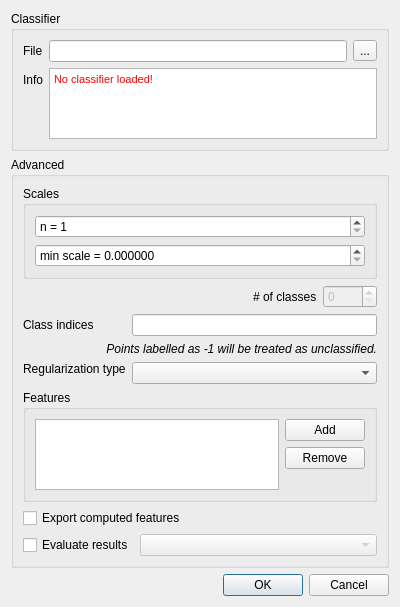
<?xml version="1.0" encoding="UTF-8"?>
<ui version="4.0">
 <class>RFCClassifDialog</class>
 <widget class="QDialog" name="RFCClassifDialog">
  <property name="geometry">
   <rect>
    <x>0</x>
    <y>0</y>
    <width>400</width>
    <height>607</height>
   </rect>
  </property>
  <property name="windowTitle">
   <string>Random Forest Classification</string>
  </property>
  <property name="windowIcon">
   <iconset resource="../qRandomForestClassifier.qrc">
    <normaloff>:/CC/plugin/qRandomForestClassifier/images/icon_classify.png</normaloff>:/CC/plugin/qRandomForestClassifier/images/icon_classify.png</iconset>
  </property>
  <layout class="QVBoxLayout" name="verticalLayout">
   <item>
    <widget class="QGroupBox" name="groupBox">
     <property name="title">
      <string>Classifier</string>
     </property>
     <layout class="QFormLayout" name="formLayout">
      <item row="0" column="0">
       <widget class="QLabel" name="label">
        <property name="text">
         <string>File</string>
        </property>
       </widget>
      </item>
      <item row="0" column="1">
       <layout class="QHBoxLayout" name="horizontalLayout_2">
        <item>
         <widget class="QLineEdit" name="classifFileLineEdit"/>
        </item>
        <item>
         <widget class="QToolButton" name="browseToolButton">
          <property name="text">
           <string>...</string>
          </property>
         </widget>
        </item>
       </layout>
      </item>
      <item row="1" column="0">
       <widget class="QLabel" name="label_2">
        <property name="text">
         <string>Info</string>
        </property>
       </widget>
      </item>
      <item row="1" column="1">
       <widget class="QTextEdit" name="classifInfoTextEdit">
        <property name="html">
         <string>&lt;!DOCTYPE HTML PUBLIC &quot;-//W3C//DTD HTML 4.0//EN&quot; &quot;http://www.w3.org/TR/REC-html40/strict.dtd&quot;&gt;
&lt;html&gt;&lt;head&gt;&lt;meta name=&quot;qrichtext&quot; content=&quot;1&quot; /&gt;&lt;meta charset=&quot;utf-8&quot; /&gt;&lt;style type=&quot;text/css&quot;&gt;
p, li { white-space: pre-wrap; }
hr { height: 1px; border-width: 0; }
li.unchecked::marker { content: &quot;\2610&quot;; }
li.checked::marker { content: &quot;\2612&quot;; }
&lt;/style&gt;&lt;/head&gt;&lt;body style=&quot; font-family:'Segoe UI'; font-size:9pt; font-weight:400; font-style:normal;&quot;&gt;
&lt;p style=&quot; margin-top:0px; margin-bottom:0px; margin-left:0px; margin-right:0px; -qt-block-indent:0; text-indent:0px;&quot;&gt;&lt;span style=&quot; font-family:'MS Shell Dlg 2'; font-size:8pt; color:#ff0000;&quot;&gt;No classifier loaded!&lt;/span&gt;&lt;/p&gt;&lt;/body&gt;&lt;/html&gt;</string>
        </property>
       </widget>
      </item>
     </layout>
    </widget>
   </item>
   <item>
    <widget class="QGroupBox" name="advancedGroupBox">
     <property name="title">
      <string>Advanced</string>
     </property>
     <property name="checked">
      <bool>false</bool>
     </property>
     <layout class="QVBoxLayout" name="verticalLayout_2">
      <item>
       <widget class="QGroupBox" name="useConfThresholdGroupBox">
        <property name="title">
         <string>Scales</string>
        </property>
        <property name="checkable">
         <bool>false</bool>
        </property>
        <property name="checked">
         <bool>false</bool>
        </property>
        <layout class="QVBoxLayout" name="verticalLayout_3">
         <item>
          <widget class="QSpinBox" name="numberScalesSpinBox">
           <property name="toolTip">
            <string>The number of scales to compute.</string>
           </property>
           <property name="prefix">
            <string>n = </string>
           </property>
           <property name="minimum">
            <number>1</number>
           </property>
           <property name="maximum">
            <number>20</number>
           </property>
          </widget>
         </item>
         <item>
          <widget class="QDoubleSpinBox" name="minScaleDoubleSpinBox">
           <property name="toolTip">
            <string>The smallest scale used as a voxel size for the planimetric grid (if the default value -1 is used, its value is automatically estimated).</string>
           </property>
           <property name="prefix">
            <string>min scale = </string>
           </property>
           <property name="decimals">
            <number>6</number>
           </property>
           <property name="maximum">
            <double>1000000000.000000000000000</double>
           </property>
           <property name="singleStep">
            <double>0.100000000000000</double>
           </property>
          </widget>
         </item>
        </layout>
       </widget>
      </item>
      <item>
       <layout class="QFormLayout" name="formLayout_3">
        <item row="0" column="1">
         <layout class="QHBoxLayout" name="horizontalLayout_3">
          <item>
           <spacer name="horizontalSpacer">
            <property name="orientation">
             <enum>Qt::Horizontal</enum>
            </property>
            <property name="sizeHint" stdset="0">
             <size>
              <width>40</width>
              <height>20</height>
             </size>
            </property>
           </spacer>
          </item>
          <item>
           <widget class="QLabel" name="label_3">
            <property name="text">
             <string># of classes</string>
            </property>
           </widget>
          </item>
          <item>
           <widget class="QSpinBox" name="numberClassesSpinBox">
            <property name="enabled">
             <bool>false</bool>
            </property>
            <property name="toolTip">
             <string>The number of classes detected (zero when the Class indices list is invalid).</string>
            </property>
            <property name="maximum">
             <number>1024</number>
            </property>
           </widget>
          </item>
         </layout>
        </item>
        <item row="1" column="0">
         <widget class="QLabel" name="label_7">
          <property name="text">
           <string>Class indices</string>
          </property>
         </widget>
        </item>
        <item row="1" column="1">
         <widget class="QLineEdit" name="classesLineEdit">
          <property name="toolTip">
           <string>Indices should be seperated by a space, e.g., &quot;0 1 2&quot;.</string>
          </property>
         </widget>
        </item>
        <item row="2" column="0" colspan="2">
         <widget class="QLabel" name="label_8">
          <property name="sizePolicy">
           <sizepolicy hsizetype="Preferred" vsizetype="Preferred">
            <horstretch>0</horstretch>
            <verstretch>0</verstretch>
           </sizepolicy>
          </property>
          <property name="font">
           <font>
            <italic>true</italic>
           </font>
          </property>
          <property name="text">
           <string>Points labelled as -1 will be treated as unclassified.</string>
          </property>
          <property name="alignment">
           <set>Qt::AlignRight|Qt::AlignTrailing|Qt::AlignVCenter</set>
          </property>
         </widget>
        </item>
        <item row="3" column="0">
         <widget class="QLabel" name="label_5">
          <property name="sizePolicy">
           <sizepolicy hsizetype="Minimum" vsizetype="Fixed">
            <horstretch>0</horstretch>
            <verstretch>0</verstretch>
           </sizepolicy>
          </property>
          <property name="toolTip">
           <string/>
          </property>
          <property name="text">
           <string>Regularization type</string>
          </property>
         </widget>
        </item>
        <item row="3" column="1">
         <widget class="QComboBox" name="regTypeComboBox">
          <property name="sizePolicy">
           <sizepolicy hsizetype="Preferred" vsizetype="Fixed">
            <horstretch>0</horstretch>
            <verstretch>0</verstretch>
           </sizepolicy>
          </property>
          <property name="toolTip">
           <string>Available classification regularization methods, which may reduce the presence of outliers (graph cut is slow for large clouds). </string>
          </property>
         </widget>
        </item>
       </layout>
      </item>
      <item>
       <widget class="QGroupBox" name="groupBox_2">
        <property name="title">
         <string>Features</string>
        </property>
        <layout class="QGridLayout" name="gridLayout">
         <item row="0" column="1">
          <widget class="QPushButton" name="addPushButton">
           <property name="text">
            <string>Add</string>
           </property>
          </widget>
         </item>
         <item row="0" column="0" rowspan="3">
          <widget class="QListView" name="featureListView"/>
         </item>
         <item row="1" column="1">
          <widget class="QPushButton" name="removePushButton">
           <property name="text">
            <string>Remove</string>
           </property>
          </widget>
         </item>
        </layout>
       </widget>
      </item>
      <item>
       <widget class="QCheckBox" name="exportFeaturesCheckBox">
        <property name="text">
         <string>Export computed features</string>
        </property>
       </widget>
      </item>
      <item>
       <layout class="QHBoxLayout" name="horizontalLayout">
        <item>
         <widget class="QCheckBox" name="evaluateCheckBox">
          <property name="text">
           <string>Evaluate results</string>
          </property>
         </widget>
        </item>
        <item>
         <widget class="QComboBox" name="scalarFieldComboBox">
          <property name="enabled">
           <bool>false</bool>
          </property>
          <property name="sizePolicy">
           <sizepolicy hsizetype="Expanding" vsizetype="Fixed">
            <horstretch>0</horstretch>
            <verstretch>0</verstretch>
           </sizepolicy>
          </property>
          <property name="toolTip">
           <string>A scalar field of integer labels.</string>
          </property>
         </widget>
        </item>
       </layout>
      </item>
     </layout>
    </widget>
   </item>
   <item>
    <spacer name="verticalSpacer">
     <property name="orientation">
      <enum>Qt::Vertical</enum>
     </property>
     <property name="sizeHint" stdset="0">
      <size>
       <width>20</width>
       <height>40</height>
      </size>
     </property>
    </spacer>
   </item>
   <item>
    <widget class="QDialogButtonBox" name="buttonBox">
     <property name="orientation">
      <enum>Qt::Horizontal</enum>
     </property>
     <property name="standardButtons">
      <set>QDialogButtonBox::Cancel|QDialogButtonBox::Ok</set>
     </property>
    </widget>
   </item>
  </layout>
 </widget>
 <resources>
  <include location="../qRandomForestClassifier.qrc"/>
 </resources>
 <connections>
  <connection>
   <sender>buttonBox</sender>
   <signal>accepted()</signal>
   <receiver>RFCClassifDialog</receiver>
   <slot>accept()</slot>
   <hints>
    <hint type="sourcelabel">
     <x>248</x>
     <y>254</y>
    </hint>
    <hint type="destinationlabel">
     <x>157</x>
     <y>274</y>
    </hint>
   </hints>
  </connection>
  <connection>
   <sender>buttonBox</sender>
   <signal>rejected()</signal>
   <receiver>RFCClassifDialog</receiver>
   <slot>reject()</slot>
   <hints>
    <hint type="sourcelabel">
     <x>316</x>
     <y>260</y>
    </hint>
    <hint type="destinationlabel">
     <x>286</x>
     <y>274</y>
    </hint>
   </hints>
  </connection>
 </connections>
</ui>
